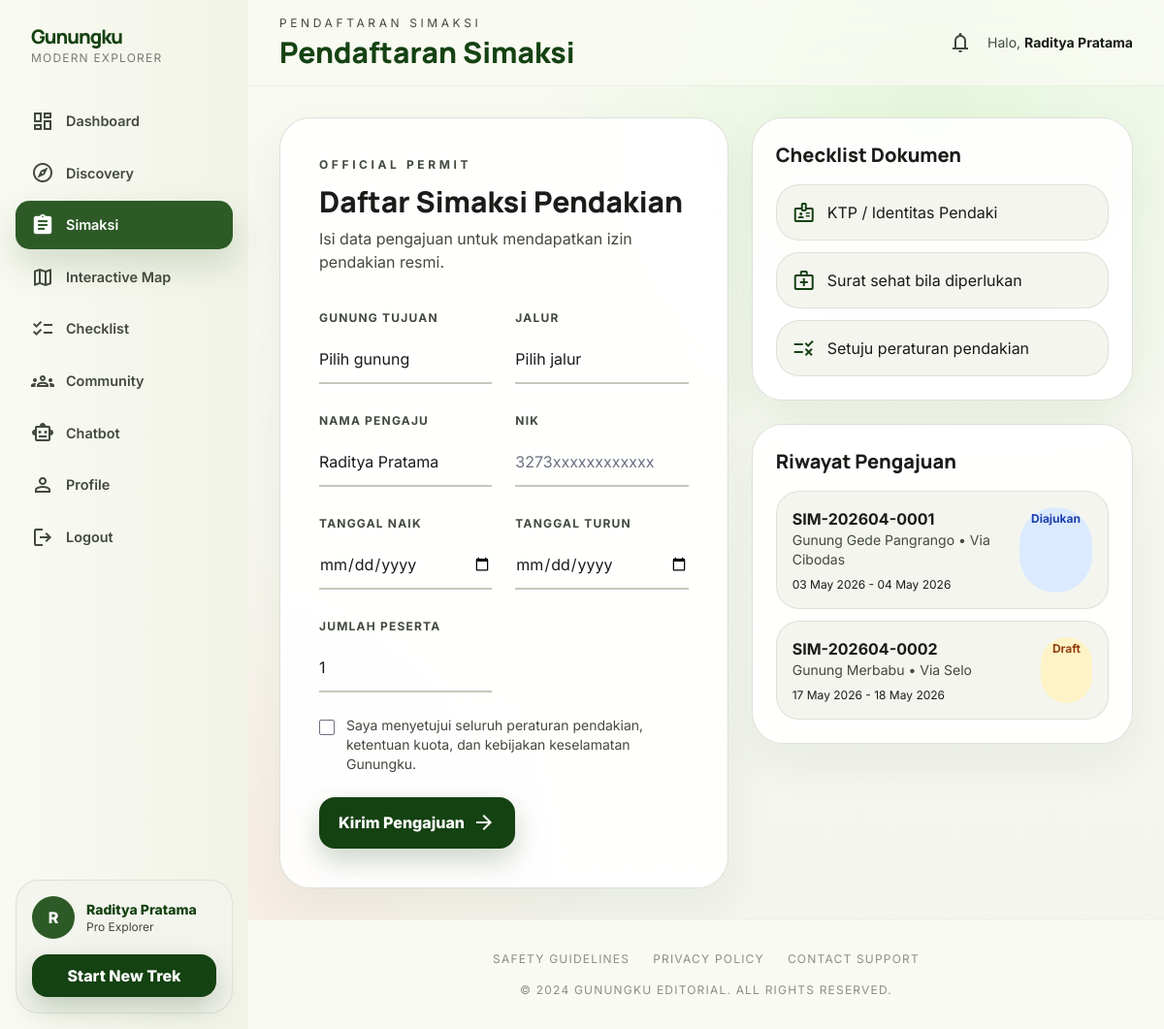
Screenshot of /pages/simaksi.php (signed in) with the database file from the repository.
### tables this page shows
CREATE TABLE simaksi_applications (
    id BIGINT UNSIGNED AUTO_INCREMENT PRIMARY KEY,
    kode_simaksi VARCHAR(30) NOT NULL UNIQUE,
    user_id BIGINT UNSIGNED NOT NULL,
    mountain_id BIGINT UNSIGNED NOT NULL,
    trail_id BIGINT UNSIGNED DEFAULT NULL,
    nama_pengaju VARCHAR(120) NOT NULL,
    nik VARCHAR(30) NOT NULL,
    tanggal_naik DATE NOT NULL,
    tanggal_turun DATE NOT NULL,
    jumlah_peserta INT UNSIGNED NOT NULL DEFAULT 1,
    status_pengajuan ENUM('draft','diajukan','diverifikasi','ditolak','selesai') NOT NULL DEFAULT 'draft',
    setuju_peraturan TINYINT(1) NOT NULL DEFAULT 0,
    catatan_admin TEXT DEFAULT NULL,
    created_at TIMESTAMP NULL DEFAULT CURRENT_TIMESTAMP,
    updated_at TIMESTAMP NULL DEFAULT CURRENT_TIMESTAMP ON UPDATE CURRENT_TIMESTAMP,
    CONSTRAINT fk_simaksi_user FOREIGN KEY (user_id) REFERENCES users(id) ON DELETE CASCADE,
    CONSTRAINT fk_simaksi_mountain FOREIGN KEY (mountain_id) REFERENCES mountains(id) ON DELETE RESTRICT,
    CONSTRAINT fk_simaksi_trail FOREIGN KEY (trail_id) REFERENCES trails(id) ON DELETE SET NULL
);

CREATE TABLE mountains (
    id BIGINT UNSIGNED AUTO_INCREMENT PRIMARY KEY,
    nama_gunung VARCHAR(120) NOT NULL,
    slug VARCHAR(150) NOT NULL UNIQUE,
    lokasi VARCHAR(150) NOT NULL,
    provinsi VARCHAR(100) DEFAULT NULL,
    ketinggian_mdpl INT UNSIGNED NOT NULL,
    tingkat_kesulitan ENUM('mudah','sedang','sulit','ekstrem') NOT NULL DEFAULT 'sedang',
    durasi_hari TINYINT UNSIGNED DEFAULT NULL,
    deskripsi TEXT,
    status_gunung ENUM('buka','tutup','terbatas') NOT NULL DEFAULT 'buka',
    cuaca_ringkas VARCHAR(120) DEFAULT NULL,
    suhu_min DECIMAL(4,1) DEFAULT NULL,
    suhu_max DECIMAL(4,1) DEFAULT NULL,
    koordinat_lat DECIMAL(10,7) DEFAULT NULL,
    koordinat_lng DECIMAL(10,7) DEFAULT NULL,
    gambar_utama VARCHAR(255) DEFAULT NULL,
    created_at TIMESTAMP NULL DEFAULT CURRENT_TIMESTAMP,
    updated_at TIMESTAMP NULL DEFAULT CURRENT_TIMESTAMP ON UPDATE CURRENT_TIMESTAMP
);

CREATE TABLE trails (
    id BIGINT UNSIGNED AUTO_INCREMENT PRIMARY KEY,
    mountain_id BIGINT UNSIGNED NOT NULL,
    nama_jalur VARCHAR(120) NOT NULL,
    titik_awal VARCHAR(120) DEFAULT NULL,
    jarak_km DECIMAL(6,2) DEFAULT NULL,
    estimasi_jam DECIMAL(5,2) DEFAULT NULL,
    tingkat_kesulitan ENUM('mudah','sedang','sulit','ekstrem') NOT NULL DEFAULT 'sedang',
    status_jalur ENUM('aktif','tutup','perbaikan') NOT NULL DEFAULT 'aktif',
    deskripsi TEXT DEFAULT NULL,
    peta_offline_file VARCHAR(255) DEFAULT NULL,
    created_at TIMESTAMP NULL DEFAULT CURRENT_TIMESTAMP,
    updated_at TIMESTAMP NULL DEFAULT CURRENT_TIMESTAMP ON UPDATE CURRENT_TIMESTAMP,
    CONSTRAINT fk_trails_mountain FOREIGN KEY (mountain_id) REFERENCES mountains(id) ON DELETE CASCADE
);

### pages/simaksi.php (the view, shortened to what this page needs)
<?php
require_once __DIR__ . '/../config/database.php'; require_once __DIR__ . '/../includes/functions.php'; requireLogin(); $userId=(int)$_SESSION['user_id']; $userName=$_SESSION['user_name']??'Explorer'; $message=getFlash('simaksi_ok');$error='';
$mountains=[];$trails=[];$applications=[]; if($q=$conn->query('SELECT * FROM mountains ORDER BY nama_gunung ASC')){while($r=$q->fetch_assoc())$mountains[]=$r;} if($q=$conn->query('SELECT * FROM trails ORDER BY nama_jalur ASC')){while($r=$q->fetch_assoc())$trails[]=$r;} if($q=$conn->query("SELECT sa.*,m.nama_gunung,t.nama_jalur FROM simaksi_applications sa LEFT JOIN mountains m ON m.id=sa.mountain_id LEFT JOIN trails t ON t.id=sa.trail_id WHERE sa.user_id={$userId} ORDER BY sa.created_at DESC")){while($r=$q->fetch_assoc())$applications[]=$r;} $pageTitle='Pendaftaran Simaksi';$currentPage='simaksi'; include __DIR__.'/../includes/header.php'; include __DIR__.'/../includes/layout_top.php';
?>
<div class="grid lg:grid-cols-[1fr_.85fr] gap-6">
  <div class="editorial-card p-8 md:p-10"><p class="text-xs uppercase tracking-[.3em] text-on-surface-variant font-bold mb-3">Official Permit</p><h3 class="text-3xl font-extrabold mb-2">Daftar Simaksi Pendakian</h3><p class="text-on-surface-variant mb-8">Isi data pengajuan untuk mendapatkan izin pendakian resmi.</p><?php if($message):?><div class="mb-6 rounded-xl bg-green-100 text-green-800 px-4 py-3 font-medium flex items-center gap-3"><span class="material-symbols-outlined">check_circle</span><?=e($message)?></div><?php endif;?><?php if($error):?><div class="mb-6 rounded-xl bg-error-container text-on-error-container px-4 py-3 font-medium"><?=e($error)?></div><?php endif;?><form method="POST" class="grid md:grid-cols-2 gap-6" id="simaksi-form"><div><label class="text-xs uppercase tracking-widest font-bold text-on-surface-variant">Gunung Tujuan</label><select id="mountain_select" name="mountain_id" class="form-input-underline w-full mt-2 py-3" required onchange="filterTrails()"><option value="">Pilih gunung</option><?php foreach($mountains as $m):?><option value="<?= (int)$m['id']?>"><?=e($m['nama_gunung'])?></option><?php endforeach;?></select></div><div><label class="text-xs uppercase tracking-widest font-bold text-on-surface-variant">Jalur</label><select id="trail_select" name="trail_id" class="form-input-underline w-full mt-2 py-3"><option value="0">Pilih jalur</option><?php foreach($trails as $t):?><option value="<?= (int)$t['id']?>" data-mountain="<?= (int)$t['mountain_id'] ?>"><?=e($t['nama_jalur'])?></option><?php endforeach;?></select></div><div><label class="text-xs uppercase tracking-widest font-bold text-on-surface-variant">Nama Pengaju</label><input class="form-input-underline w-full mt-2 py-3" value="<?=e($userName)?>" disabled></div><div><label class="text-xs uppercase tracking-widest font-bold text-on-surface-variant">NIK</label><input name="nik" class="form-input-underline w-full mt-2 py-3" placeholder="3273xxxxxxxxxxxx" maxlength="16" pattern="[0-9]{16}" required></div><div><label class="text-xs uppercase tracking-widest font-bold text-on-surface-variant">Tanggal Naik</label><input type="date" id="tgl_naik" name="tanggal_naik" min="<?=date('Y-m-d')?>" class="form-input-underline w-full mt-2 py-3" required onchange="updateMinTurun()"></div><div><label class="text-xs uppercase tracking-widest font-bold text-on-surface-variant">Tanggal Turun</label><input type="date" id="tgl_turun" name="tanggal_turun" min="<?=date('Y-m-d')?>" class="form-input-underline w-full mt-2 py-3" required></div><div><label class="text-xs uppercase tracking-widest font-bold text-on-surface-variant">Jumlah Peserta</label><input type="number" min="1" max="50" name="jumlah_peserta" value="1" class="form-input-underline w-full mt-2 py-3" required></div><div class="md:col-span-2"><label class="flex items-start gap-3 text-sm text-on-surface-variant"><input type="checkbox" name="setuju_peraturan" class="mt-1 rounded text-primary" required><span>Saya menyetujui seluruh peraturan pendakian, ketentuan kuota, dan kebijakan keselamatan Gunungku.</span></label></div><div class="md:col-span-2"><button class="btn-primary" id="btn-submit-simaksi">Kirim Pengajuan <span class="material-symbols-outlined">arrow_forward</span></button></div></form></div>
  <div class="space-y-6"><div class="editorial-card p-6"><h3 class="text-xl font-extrabold mb-4">Checklist Dokumen</h3><div class="space-y-3"><div class="editorial-card-soft p-4 flex items-center gap-3"><span class="material-symbols-outlined text-primary">badge</span><span>KTP / Identitas Pendaki</span></div><div class="editorial-card-soft p-4 flex items-center gap-3"><span class="material-symbols-outlined text-primary">medical_services</span><span>Surat sehat bila diperlukan</span></div><div class="editorial-card-soft p-4 flex items-center gap-3"><span class="material-symbols-outlined text-primary">rule</span><span>Setuju peraturan pendakian</span></div></div></div><div class="editorial-card p-6"><h3 class="text-xl font-extrabold mb-4">Riwayat Pengajuan</h3><div class="space-y-3 max-h-[420px] overflow-auto custom-scrollbar"><?php if($applications): foreach($applications as $a):?><div class="editorial-card-soft p-4"><div class="flex justify-between gap-3"><div><b><?=e($a['kode_simaksi'])?></b><p class="text-sm text-on-surface-variant"><?=e($a['nama_gunung'])?> • <?=e($a['nama_jalur']??'-')?></p><p class="text-xs mt-2"><?=e(formatDateId($a['tanggal_naik']))?> - <?=e(formatDateId($a['tanggal_turun']))?></p></div><?=statusBadge($a['status_pengajuan'])?></div></div><?php endforeach; else:?><p class="text-on-surface-variant">Belum ada pengajuan.</p><?php endif;?></div></div></div>
</div>
<?php include __DIR__.'/../includes/layout_bottom.php'; include __DIR__.'/../includes/footer.php'; ?>

### includes/functions.php (shortened to what this page needs)
<?php
function e($value): string { return htmlspecialchars((string)$value, ENT_QUOTES, 'UTF-8'); }
function formatDateId(?string $date): string { if (!$date) return '-'; $ts=strtotime($date); return $ts?date('d M Y',$ts):$date; }
function statusBadge(string $status): string { $status=strtolower(trim($status)); $map=['aktif'=>'bg-emerald-100 text-emerald-800','buka'=>'bg-emerald-100 text-emerald-800','selesai'=>'bg-emerald-100 text-emerald-800','completed'=>'bg-emerald-100 text-emerald-800','diverifikasi'=>'bg-emerald-100 text-emerald-800','published'=>'bg-emerald-100 text-emerald-800','terbatas'=>'bg-amber-100 text-amber-800','draft'=>'bg-amber-100 text-amber-800','diajukan'=>'bg-blue-100 text-blue-800','planned'=>'bg-amber-100 text-amber-800','ongoing'=>'bg-blue-100 text-blue-800','tutup'=>'bg-rose-100 text-rose-800','ditolak'=>'bg-rose-100 text-rose-800','cancelled'=>'bg-rose-100 text-rose-800']; $cls=$map[$status]??'bg-slate-100 text-slate-700'; return '<span class="px-3 py-1 rounded-full text-xs font-bold '.$cls.'">'.e(ucwords(str_replace('_',' ',$status))).'</span>'; }

### assets/css/app.css (style rules this page uses)
:root { --g-primary: #154212; --g-primary2: #2d5a27; --g-surface: #f9faf2; --g-line: #c2c9bb; --g-muted: #42493e }
* { box-sizing: border-box }
html, body { max-width: 100%; overflow-x: hidden }
body { font-family: 'Inter', sans-serif; background: var(--g-surface); color: #191c18 }
h1, h2, h3, h4 { font-family: 'Manrope', sans-serif }
.material-symbols-outlined { font-variation-settings: 'FILL' 0, 'wght' 400, 'GRAD' 0, 'opsz' 24 }
.editorial-card { background: rgba(255, 255, 255, .92); border: 1px solid rgba(194, 201, 187, .55); border-radius: 2rem; box-shadow: 0 18px 45px rgba(59, 105, 52, .07) }
.editorial-card-soft { background: rgba(243, 244, 237, .88); border: 1px solid rgba(194, 201, 187, .45); border-radius: 1.5rem }
.form-input-underline { border: none !important; border-bottom: 2px solid #c2c9bb !important; background: transparent !important; padding-left: 0 !important; padding-right: 0 !important; box-shadow: none !important }
.btn-primary { background: #154212; color: #fff; border-radius: 1rem; font-weight: 800; padding: .9rem 1.25rem; box-shadow: 0 12px 28px rgba(21, 66, 18, .22); display: inline-flex; align-items: center; justify-content: center; gap: .5rem }

### rows the page displays
simaksi_applications: kode_simaksi "SIM-202604-0001", mountain.nama_gunung "Gunung Gede Pangrango", trail.nama_jalur "Via Cibodas", tanggal_naik "03 May 2026", tanggal_turun "04 May 2026", status_pengajuan "Diajukan"
simaksi_applications: kode_simaksi "SIM-202604-0002", mountain.nama_gunung "Gunung Merbabu", trail.nama_jalur "Via Selo", tanggal_naik "17 May 2026", tanggal_turun "18 May 2026", status_pengajuan "Draft"

### other values shown
$m[1] "Dashboard"
$m[1] "Discovery"
$m[1] "Simaksi"
$m[1] "Interactive Map"
$m[1] "Checklist"
$m[1] "Community"
$m[1] "Chatbot"
$m[1] "Profile"
initialName() "R"
userName() "Raditya Pratama"
$pageTitle "PENDAFTARAN SIMAKSI"
$pageTitle "Pendaftaran Simaksi"
